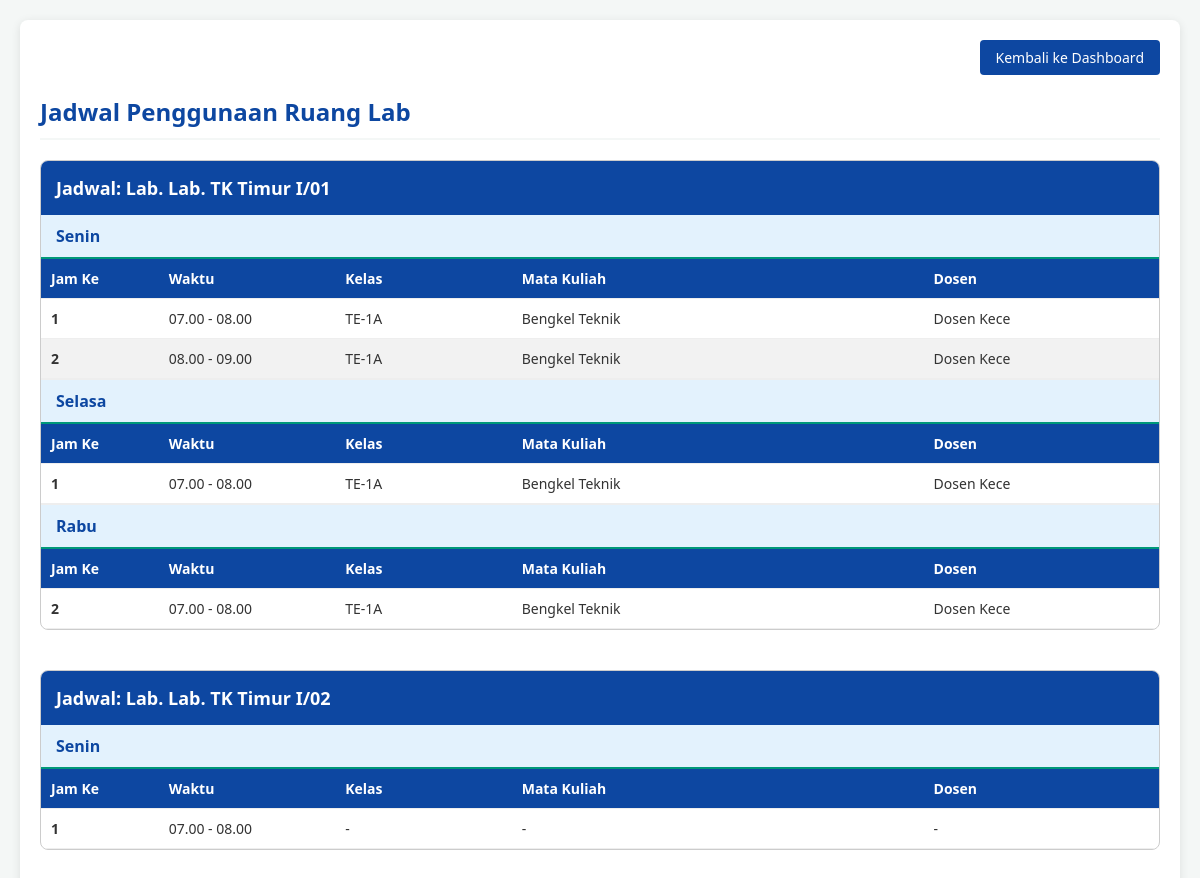
Page /staff/jadwal_ruang.php (signed in) on the committed database.
### tables this page shows
CREATE TABLE `ruangan` (
  `id` int(11) NOT NULL,
  `ruang` varchar(100) NOT NULL
);

CREATE TABLE `jadwal_ruang` (
  `id` int(11) NOT NULL,
  `hari` enum('Senin','Selasa','Rabu','Kamis','Jumat') NOT NULL,
  `jam_ke` int(11) NOT NULL COMMENT 'Contoh: 1-2',
  `waktu_id` int(11) NOT NULL,
  `kelas_id` int(11) DEFAULT NULL,
  `matkul_id` int(11) DEFAULT NULL,
  `ruang_id` int(11) DEFAULT NULL,
  `dosen_id` int(11) DEFAULT NULL
);

CREATE TABLE `waktu` (
  `id` int(11) NOT NULL,
  `jam_ke` int(11) NOT NULL,
  `waktu` varchar(50) NOT NULL
);

CREATE TABLE `kelas` (
  `id` int(11) NOT NULL,
  `nama_kelas` varchar(20) NOT NULL
);

CREATE TABLE `mata_kuliah` (
  `id` int(11) NOT NULL,
  `nama_matkul` varchar(100) NOT NULL
);

### staff/jadwal_ruang.php (the view, shortened to what this page needs)
<?php
 $query_jadwal = "SELECT jr.id, jr.hari, jr.jam_ke, jr.waktu_id, w.waktu, jr.kelas_id, jr.matkul_id, jr.ruang_id, jr.dosen_id,
                 k.nama_kelas, m.nama_matkul, r.ruang, COALESCE(d.nama_lengkap, d.username) as nama_dosen
          FROM jadwal_ruang jr
          LEFT JOIN kelas k ON jr.kelas_id = k.id
          LEFT JOIN mata_kuliah m ON jr.matkul_id = m.id
          JOIN waktu w ON jr.waktu_id = w.id
          JOIN ruangan r ON jr.ruang_id = r.id
          LEFT JOIN users d ON jr.dosen_id = d.id
          ORDER BY r.ruang ASC, FIELD(jr.hari, 'Senin', 'Selasa', 'Rabu', 'Kamis', 'Jumat'), jr.jam_ke ASC";
 $result_jadwal = mysqli_query($conn, $query_jadwal);
 $jadwal_arr = [];
while ($row = mysqli_fetch_assoc($result_jadwal)) {
    $jadwal_arr[] = $row;
}
 $bentrok_ids = [];
 $bentrok_ids = array_unique($bentrok_ids);
 $ruang_arr = []; $ruang_q = mysqli_query($conn, "SELECT * FROM ruangan ORDER BY ruang ASC"); while ($row = mysqli_fetch_assoc($ruang_q)) { $ruang_arr[] = $row; }
 $list_hari = ['Senin', 'Selasa', 'Rabu', 'Kamis', 'Jumat'];
?>
<!DOCTYPE html>
<html lang="id">
<head>
</head>
<body>
<div class="container">
    <div class="user-info">
        <a href="dashboard.php" class="btn btn-blue">Kembali ke Dashboard</a>
    </div>
    <h2>Jadwal Penggunaan Ruang Lab</h2>
    <?php
    foreach($ruang_arr as $ruang) {
        $jadwal_ruang_ini = array_filter($jadwal_arr, function($item) use ($ruang) {
            return $item['ruang_id'] == $ruang['id'];
        });
        if (count($jadwal_ruang_ini) > 0) {
    ?>
        <div class="ruang-group">
            <div class="ruang-header">
                <span>Jadwal: Lab. <?= htmlspecialchars($ruang['ruang']); ?></span>
            </div>
            <?php
            $jadwal_per_hari = [];
            foreach($jadwal_ruang_ini as $j) {
                $jadwal_per_hari[$j['hari']][] = $j;
            }
            foreach($list_hari as $hari) {
                if (isset($jadwal_per_hari[$hari])) {
                    $ada_bentrok_hari = false;
                    $hari_header_class = $ada_bentrok_hari ? 'hari-header-bentrok' : '';
                    $table_class = $ada_bentrok_hari ? 'table-bentrok' : '';
                    ?>
                    <div class="hari-group">
                        <div class="hari-header <?= $hari_header_class ?>"><?= $hari; ?></div>
                        <table class="<?= $table_class; ?>">
                            <thead>
                                <tr>
                                    <th width="10%">Jam Ke</th>
                                    <th width="15%">Waktu</th>
                                    <th width="15%">Kelas</th>
                                    <th width="35%">Mata Kuliah</th>
                                    <th width="20%">Dosen</th>
                                </tr>
                            </thead>
                            <tbody>
                                <?php
                                foreach($jadwal_per_hari[$hari] as $row) {
                                    $is_bentrok = in_array($row['id'], $bentrok_ids);
                                    $row_class = $is_bentrok ? 'bentrok' : '';
                                    $disp_kelas = $row['nama_kelas'] ?: '-';
                                    $disp_matkul = $row['nama_matkul'] ?: '-';
                                    $disp_dosen = $row['nama_dosen'] ?: '-';
                                ?>
                                <tr class="<?= $row_class; ?>">
                                    <td><strong><?= htmlspecialchars($row['jam_ke']); ?></strong></td>
                                    <td><?= htmlspecialchars($row['waktu']); ?></td>
                                    <td><?= htmlspecialchars($disp_kelas); ?></td>
                                    <td><?= htmlspecialchars($disp_matkul); ?></td>
                                    <td><?= htmlspecialchars($disp_dosen); ?></td>
                                </tr>
                                <?php } ?>
                            </tbody>
                        </table>
                    </div>
                    <?php
                }
            }
            ?>
        </div>
    <?php
        }
    }
    ?>
</div>
</body>
</html>

### staff/jadwal_ruang.php (style rules this page uses)
:root { --primary-color: #0d47a1; --secondary-color: #009879; --accent-color: #f39c12; --danger-color: #e74c3c; --bg-light: #f4f7f6; --text-dark: #333; --border-color: #ddd; }
body { font-family: 'Segoe UI', Tahoma, Geneva, Verdana, sans-serif; background-color: var(--bg-light); color: var(--text-dark); margin: 0; padding: 20px; }
.container { max-width: 1200px; margin: 0 auto; background: #fff; padding: 20px; border-radius: 8px; box-shadow: 0 2px 10px rgba(0,0,0,0.1); }
h2, h3 { color: var(--primary-color); border-bottom: 2px solid var(--bg-light); padding-bottom: 10px; margin-top: 0; }
.user-info { margin-bottom: 20px; text-align: right; }
.btn { padding: 8px 16px; border: none; border-radius: 4px; cursor: pointer; text-decoration: none; font-size: 14px; transition: background 0.3s; display: inline-block; }
.btn-blue { background-color: var(--primary-color); color: #fff; }
table { width: 100%; border-collapse: collapse; margin-top: 10px; font-size: 14px; }
th, td { border: 1px solid var(--border-color); padding: 10px; text-align: left; }
th { background-color: var(--primary-color); color: white; }
tr:nth-child(even) { background-color: #f2f2f2; }
.ruang-group { margin-bottom: 40px; border: 1px solid #ccc; border-radius: 8px; overflow: hidden; background: #fff; }
.ruang-header { background: var(--primary-color); color: white; padding: 15px; font-weight: bold; font-size: 18px; display: flex; justify-content: space-between; align-items: center; }
.hari-group { border-bottom: 1px solid #eee; }
.hari-group:last-child { border-bottom: none; }
.hari-header { background: #e3f2fd; color: var(--primary-color); padding: 10px 15px; font-weight: bold; font-size: 16px; border-bottom: 2px solid var(--secondary-color); display: flex; justify-content: space-between; align-items: center; }
.ruang-group table { margin: 0; border: none; }
.ruang-group table th, .ruang-group table td { border-bottom: 1px solid #eee; border-top: none; border-left: none; border-right: none; }

### rows in the picture
ruangan: ruang "Lab. TK Timur I/01", hari "Senin", hari "Selasa", hari "Rabu"
jadwal_ruang: jam_ke "1", waktu.waktu "07.00 - 08.00", kelas.nama_kelas "TE-1A", matkul.nama_matkul "Bengkel Teknik", disp_dosen "Dosen Kece"
jadwal_ruang: jam_ke "2", waktu.waktu "08.00 - 09.00", kelas.nama_kelas "TE-1A", matkul.nama_matkul "Bengkel Teknik", disp_dosen "Dosen Kece"
jadwal_ruang: jam_ke "1", waktu.waktu "07.00 - 08.00", kelas.nama_kelas "TE-1A", matkul.nama_matkul "Bengkel Teknik", disp_dosen "Dosen Kece"
jadwal_ruang: jam_ke "2", waktu.waktu "07.00 - 08.00", kelas.nama_kelas "TE-1A", matkul.nama_matkul "Bengkel Teknik", disp_dosen "Dosen Kece"
ruangan: ruang "Lab. TK Timur I/02", hari "Senin"
jadwal_ruang: jam_ke "1", waktu.waktu "07.00 - 08.00", disp_kelas "-", disp_matkul "-", disp_dosen "-"
